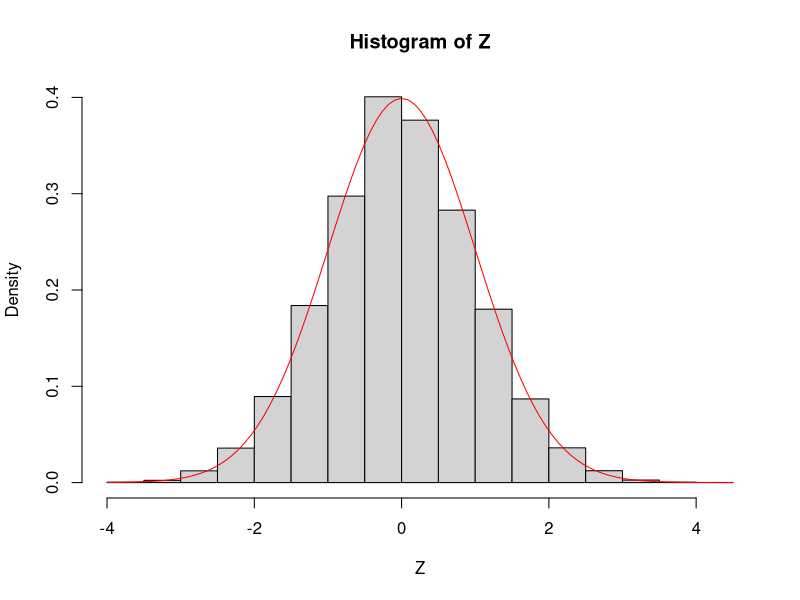
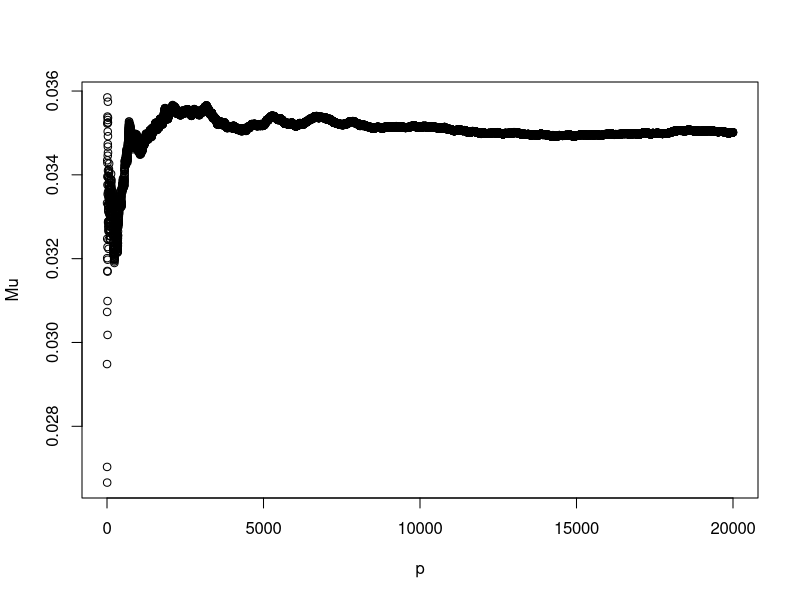
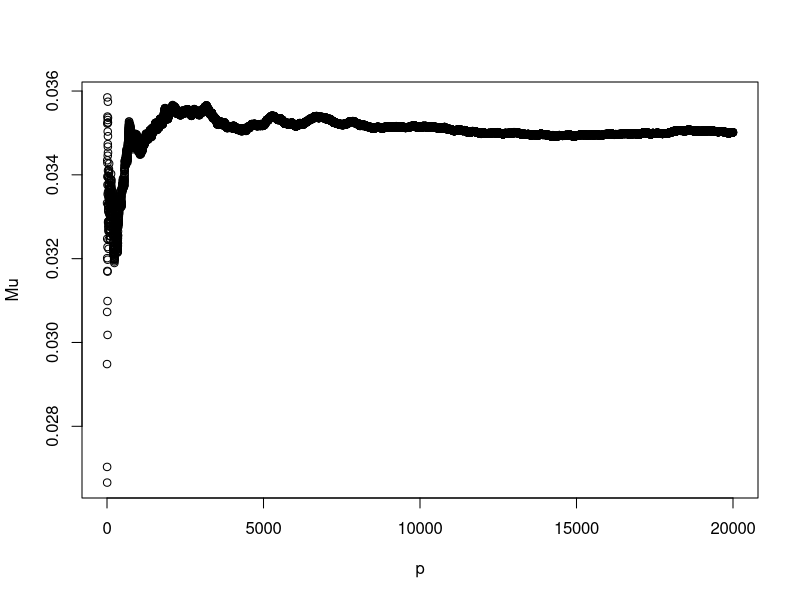
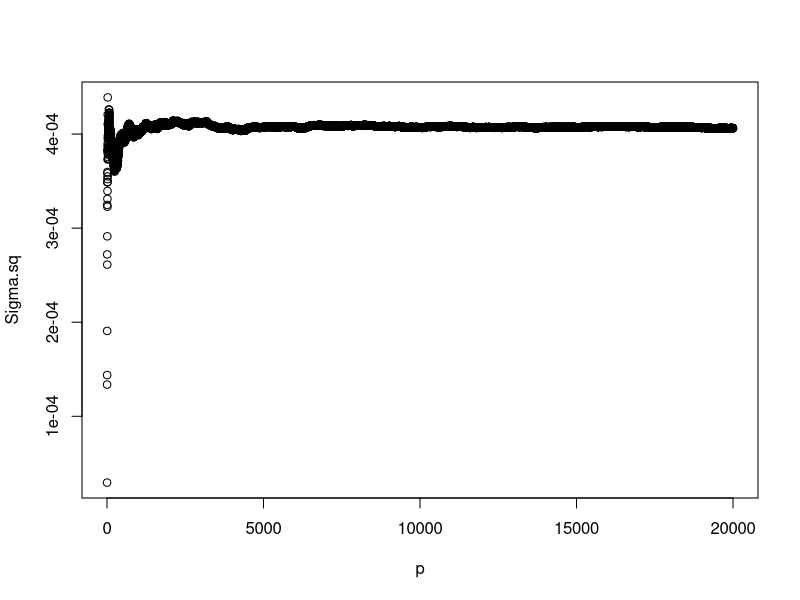

The R source for these figures, in order:
setwd("/Users/jrutsohn/Documents/Graduate/UNC/BIOS611")
Y1 = NULL
Y2 = NULL
Z = NULL
U1 = NULL
U2 = NULL
U = NULL
k = 0
t = 0
for (i in 1:20000){
  U1[i] <- runif(1,0,1)
  U2[i] <- runif(1,0,1)
  Y1[i] <- -log(U1[i])
  Y2[i] <- -log(U2[i])
  if (Y2[i] >= ((Y1[i] - 1)**2)/2){
    t = t + 1
    U[i] <- runif(1,0,1)
    if (U[i] <= 1/2){
      Z[i] = Y1[i]
    }
    else if (U[i] > 1/2){
      Z[i] = -Y1[i]
    }
  }
  else{
    k = k + 1
  }
}

hist(Z, prob=TRUE, ylim=c(0,0.4))
curve(dnorm(x), col="Red", add=TRUE)
mean(Z)
var(Z)
t/(t+k)

N = 19999
Q = NULL
Mu = NULL
gQ = NULL
Sigma.sq = NULL
for (j in 1:N){
  Q[j] <- runif(1,1,2)
  gQ[j] = Q[j]*((exp(-Q[j]**2)/2)/sqrt(2*pi))
  Mu[j] = mean(gQ)
  Sigma.sq[j] = var(gQ)
}
p = (1:19999)
plot(p, Mu)
plot(p, Mu)
plot(p,Sigma.sq)
gQ <- Q*((exp(-Q**2)/2)/sqrt(2*pi))
theta = sum(1<Q & Q<2)/N
theta
Sigma.sq[N]